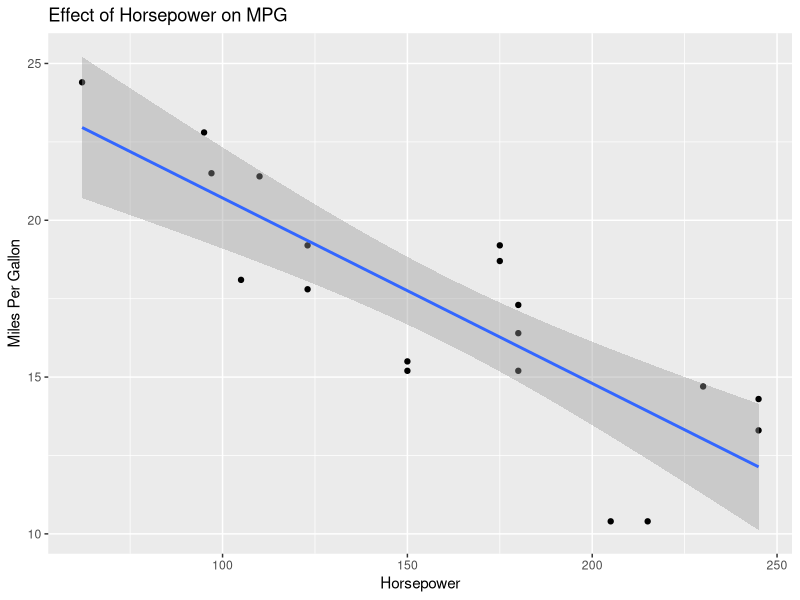
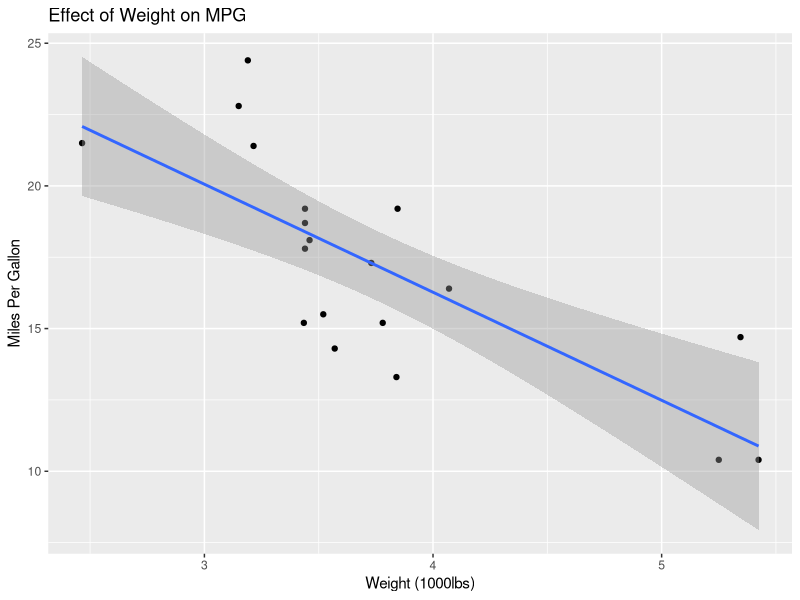

The R source for these figures, in order:
library(tidyverse)



data("mtcars")
str(mtcars)
?mtcars
mtcars
Aut <- mtcars$am == "0"
Auto <- mtcars[Aut,]
Auto
write.csv(Auto, file = "./automatic_mtcars.csv")



png(filename = "./mpg_vs_hp_auto.png")
ggplot(Auto,aes(x=hp,y=mpg)) +
  geom_point() +
  geom_smooth(method = lm) +
  labs(title = "Effect of Horsepower on MPG", x="Horsepower", y="Miles Per Gallon")
dev.off()


Weight <- ggplot(Auto,aes(x=wt,y=mpg)) +
  geom_point() +
  geom_smooth(method = lm) +
  labs(title = "Effect of Weight on MPG", x="Weight (1000lbs)", y="Miles Per Gallon")

?tiff
tiff(filename = "./../Assignment_5/mpg_vs_wt_auto.tiff")
Weight
dev.off()

Dis <- mtcars$disp <= "200"
Dis
view(mtcars)
Disp <- mtcars[Dis,]
Disp

write.csv(Disp, file = "./mtcars_max200_displ.csv")


